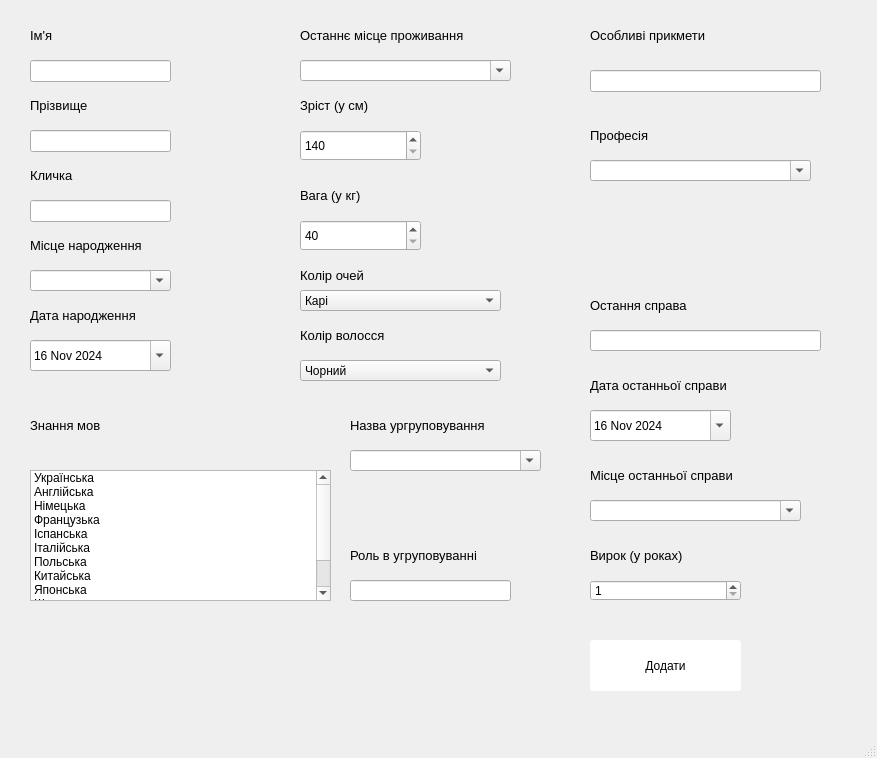
<?xml version="1.0" encoding="UTF-8"?>
<ui version="4.0">
 <class>MainWindow</class>
 <widget class="QMainWindow" name="MainWindow">
  <property name="geometry">
   <rect>
    <x>0</x>
    <y>0</y>
    <width>877</width>
    <height>758</height>
   </rect>
  </property>
  <property name="windowTitle">
   <string>Робота з записами злочинців</string>
  </property>
  <widget class="QWidget" name="centralwidget">
   <widget class="QDateEdit" name="dateEdit_2">
    <property name="geometry">
     <rect>
      <x>590</x>
      <y>410</y>
      <width>141</width>
      <height>31</height>
     </rect>
    </property>
    <property name="inputMethodHints">
     <set>Qt::ImhDate|Qt::ImhPreferNumbers</set>
    </property>
    <property name="calendarPopup">
     <bool>true</bool>
    </property>
    <property name="date">
     <date>
      <year>2024</year>
      <month>11</month>
      <day>16</day>
     </date>
    </property>
   </widget>
   <widget class="QLabel" name="label_5">
    <property name="geometry">
     <rect>
      <x>30</x>
      <y>300</y>
      <width>151</width>
      <height>31</height>
     </rect>
    </property>
    <property name="font">
     <font>
      <pointsize>10</pointsize>
     </font>
    </property>
    <property name="text">
     <string>Дата народження</string>
    </property>
   </widget>
   <widget class="QLabel" name="label_17">
    <property name="geometry">
     <rect>
      <x>30</x>
      <y>410</y>
      <width>211</width>
      <height>31</height>
     </rect>
    </property>
    <property name="font">
     <font>
      <pointsize>10</pointsize>
     </font>
    </property>
    <property name="text">
     <string>Знання мов</string>
    </property>
   </widget>
   <widget class="QLineEdit" name="lineEdit_8">
    <property name="geometry">
     <rect>
      <x>590</x>
      <y>330</y>
      <width>231</width>
      <height>21</height>
     </rect>
    </property>
   </widget>
   <widget class="QLineEdit" name="lineEdit_5">
    <property name="geometry">
     <rect>
      <x>30</x>
      <y>200</y>
      <width>141</width>
      <height>22</height>
     </rect>
    </property>
   </widget>
   <widget class="QLineEdit" name="lineEdit_3">
    <property name="geometry">
     <rect>
      <x>30</x>
      <y>60</y>
      <width>141</width>
      <height>22</height>
     </rect>
    </property>
    <property name="placeholderText">
     <string/>
    </property>
   </widget>
   <widget class="QComboBox" name="comboBox_2">
    <property name="geometry">
     <rect>
      <x>300</x>
      <y>290</y>
      <width>201</width>
      <height>21</height>
     </rect>
    </property>
    <property name="maxVisibleItems">
     <number>10</number>
    </property>
    <item>
     <property name="text">
      <string>Карі</string>
     </property>
    </item>
    <item>
     <property name="text">
      <string>Чорні</string>
     </property>
    </item>
    <item>
     <property name="text">
      <string>Сірі</string>
     </property>
    </item>
    <item>
     <property name="text">
      <string>Зелені</string>
     </property>
    </item>
    <item>
     <property name="text">
      <string>Блакитні</string>
     </property>
    </item>
    <item>
     <property name="text">
      <string>Бірюзові</string>
     </property>
    </item>
    <item>
     <property name="text">
      <string>Гетерохромія </string>
     </property>
    </item>
    <item>
     <property name="text">
      <string>Альбіно </string>
     </property>
    </item>
   </widget>
   <widget class="QLabel" name="label_16">
    <property name="geometry">
     <rect>
      <x>590</x>
      <y>460</y>
      <width>211</width>
      <height>31</height>
     </rect>
    </property>
    <property name="font">
     <font>
      <pointsize>10</pointsize>
     </font>
    </property>
    <property name="text">
     <string>Місце останньої справи</string>
    </property>
   </widget>
   <widget class="QListWidget" name="listWidget">
    <property name="geometry">
     <rect>
      <x>30</x>
      <y>470</y>
      <width>301</width>
      <height>131</height>
     </rect>
    </property>
    <property name="selectionMode">
     <enum>QAbstractItemView::MultiSelection</enum>
    </property>
    <item>
     <property name="text">
      <string>Українська</string>
     </property>
    </item>
    <item>
     <property name="text">
      <string>Англійська</string>
     </property>
    </item>
    <item>
     <property name="text">
      <string>Німецька</string>
     </property>
    </item>
    <item>
     <property name="text">
      <string>Французька</string>
     </property>
    </item>
    <item>
     <property name="text">
      <string>Іспанська</string>
     </property>
    </item>
    <item>
     <property name="text">
      <string>Італійська</string>
     </property>
    </item>
    <item>
     <property name="text">
      <string>Польська</string>
     </property>
    </item>
    <item>
     <property name="text">
      <string>Китайська</string>
     </property>
    </item>
    <item>
     <property name="text">
      <string>Японська</string>
     </property>
    </item>
    <item>
     <property name="text">
      <string>Шведська</string>
     </property>
    </item>
    <item>
     <property name="text">
      <string>Чеська</string>
     </property>
    </item>
    <item>
     <property name="text">
      <string>Португальська</string>
     </property>
    </item>
   </widget>
   <widget class="QSpinBox" name="spinBox_2">
    <property name="geometry">
     <rect>
      <x>300</x>
      <y>220</y>
      <width>121</width>
      <height>31</height>
     </rect>
    </property>
    <property name="minimum">
     <number>40</number>
    </property>
    <property name="maximum">
     <number>180</number>
    </property>
    <property name="value">
     <number>40</number>
    </property>
    <property name="displayIntegerBase">
     <number>10</number>
    </property>
   </widget>
   <widget class="QComboBox" name="comboBox">
    <property name="geometry">
     <rect>
      <x>300</x>
      <y>360</y>
      <width>201</width>
      <height>21</height>
     </rect>
    </property>
    <item>
     <property name="text">
      <string>Чорний</string>
     </property>
    </item>
    <item>
     <property name="text">
      <string>Лисий</string>
     </property>
    </item>
    <item>
     <property name="text">
      <string>Коричневий</string>
     </property>
    </item>
    <item>
     <property name="text">
      <string>Світло-коричневий
</string>
     </property>
    </item>
    <item>
     <property name="text">
      <string>Темно-коричневий</string>
     </property>
    </item>
    <item>
     <property name="text">
      <string>Шатен</string>
     </property>
    </item>
    <item>
     <property name="text">
      <string>Рудий</string>
     </property>
    </item>
    <item>
     <property name="text">
      <string>Блонд</string>
     </property>
    </item>
    <item>
     <property name="text">
      <string>Платиновий блонд
</string>
     </property>
    </item>
    <item>
     <property name="text">
      <string>Попелястий</string>
     </property>
    </item>
    <item>
     <property name="text">
      <string>Сивий</string>
     </property>
    </item>
    <item>
     <property name="text">
      <string>Каштановий</string>
     </property>
    </item>
    <item>
     <property name="text">
      <string>Фіолетовий</string>
     </property>
    </item>
    <item>
     <property name="text">
      <string>Синій</string>
     </property>
    </item>
    <item>
     <property name="text">
      <string>Зелений</string>
     </property>
    </item>
   </widget>
   <widget class="QComboBox" name="comboBox_6">
    <property name="geometry">
     <rect>
      <x>300</x>
      <y>60</y>
      <width>211</width>
      <height>21</height>
     </rect>
    </property>
    <property name="editable">
     <bool>true</bool>
    </property>
   </widget>
   <widget class="QDateEdit" name="dateEdit">
    <property name="geometry">
     <rect>
      <x>30</x>
      <y>340</y>
      <width>141</width>
      <height>31</height>
     </rect>
    </property>
    <property name="inputMethodHints">
     <set>Qt::ImhDate|Qt::ImhPreferNumbers</set>
    </property>
    <property name="calendarPopup">
     <bool>true</bool>
    </property>
    <property name="date">
     <date>
      <year>2024</year>
      <month>11</month>
      <day>16</day>
     </date>
    </property>
   </widget>
   <widget class="QLabel" name="label_7">
    <property name="geometry">
     <rect>
      <x>300</x>
      <y>90</y>
      <width>211</width>
      <height>31</height>
     </rect>
    </property>
    <property name="font">
     <font>
      <pointsize>10</pointsize>
     </font>
    </property>
    <property name="text">
     <string>Зріст (у см)</string>
    </property>
   </widget>
   <widget class="QComboBox" name="comboBox_11">
    <property name="geometry">
     <rect>
      <x>350</x>
      <y>450</y>
      <width>191</width>
      <height>21</height>
     </rect>
    </property>
    <property name="editable">
     <bool>true</bool>
    </property>
    <property name="currentText">
     <string/>
    </property>
    <property name="currentIndex">
     <number>-1</number>
    </property>
   </widget>
   <widget class="QLabel" name="label">
    <property name="geometry">
     <rect>
      <x>30</x>
      <y>20</y>
      <width>111</width>
      <height>31</height>
     </rect>
    </property>
    <property name="font">
     <font>
      <pointsize>10</pointsize>
     </font>
    </property>
    <property name="text">
     <string>Ім'я</string>
    </property>
   </widget>
   <widget class="QLineEdit" name="lineEdit_4">
    <property name="geometry">
     <rect>
      <x>30</x>
      <y>130</y>
      <width>141</width>
      <height>22</height>
     </rect>
    </property>
   </widget>
   <widget class="QComboBox" name="comboBox_13">
    <property name="geometry">
     <rect>
      <x>590</x>
      <y>160</y>
      <width>221</width>
      <height>21</height>
     </rect>
    </property>
    <property name="focusPolicy">
     <enum>Qt::WheelFocus</enum>
    </property>
    <property name="acceptDrops">
     <bool>false</bool>
    </property>
    <property name="editable">
     <bool>true</bool>
    </property>
   </widget>
   <widget class="QLabel" name="label_4">
    <property name="geometry">
     <rect>
      <x>30</x>
      <y>230</y>
      <width>151</width>
      <height>31</height>
     </rect>
    </property>
    <property name="font">
     <font>
      <pointsize>10</pointsize>
     </font>
    </property>
    <property name="text">
     <string>Місце народження</string>
    </property>
   </widget>
   <widget class="QSpinBox" name="spinBox">
    <property name="geometry">
     <rect>
      <x>300</x>
      <y>130</y>
      <width>121</width>
      <height>31</height>
     </rect>
    </property>
    <property name="minimum">
     <number>140</number>
    </property>
    <property name="maximum">
     <number>210</number>
    </property>
    <property name="displayIntegerBase">
     <number>10</number>
    </property>
   </widget>
   <widget class="QLabel" name="label_10">
    <property name="geometry">
     <rect>
      <x>300</x>
      <y>320</y>
      <width>211</width>
      <height>31</height>
     </rect>
    </property>
    <property name="font">
     <font>
      <pointsize>10</pointsize>
     </font>
    </property>
    <property name="text">
     <string>Колір волосся</string>
    </property>
   </widget>
   <widget class="QLabel" name="label_3">
    <property name="geometry">
     <rect>
      <x>30</x>
      <y>160</y>
      <width>111</width>
      <height>31</height>
     </rect>
    </property>
    <property name="font">
     <font>
      <pointsize>10</pointsize>
     </font>
    </property>
    <property name="text">
     <string>Кличка</string>
    </property>
   </widget>
   <widget class="QLabel" name="label_14">
    <property name="geometry">
     <rect>
      <x>590</x>
      <y>290</y>
      <width>211</width>
      <height>31</height>
     </rect>
    </property>
    <property name="font">
     <font>
      <pointsize>10</pointsize>
     </font>
    </property>
    <property name="text">
     <string>Остання справа</string>
    </property>
   </widget>
   <widget class="QLabel" name="label_13">
    <property name="geometry">
     <rect>
      <x>590</x>
      <y>120</y>
      <width>211</width>
      <height>31</height>
     </rect>
    </property>
    <property name="font">
     <font>
      <pointsize>10</pointsize>
     </font>
    </property>
    <property name="text">
     <string>Професія</string>
    </property>
   </widget>
   <widget class="QLabel" name="label_33">
    <property name="geometry">
     <rect>
      <x>350</x>
      <y>410</y>
      <width>181</width>
      <height>31</height>
     </rect>
    </property>
    <property name="font">
     <font>
      <pointsize>10</pointsize>
     </font>
    </property>
    <property name="text">
     <string>Назва ургруповування</string>
    </property>
   </widget>
   <widget class="QLabel" name="label_8">
    <property name="geometry">
     <rect>
      <x>300</x>
      <y>180</y>
      <width>211</width>
      <height>31</height>
     </rect>
    </property>
    <property name="font">
     <font>
      <pointsize>10</pointsize>
     </font>
    </property>
    <property name="text">
     <string>Вага (у кг)</string>
    </property>
   </widget>
   <widget class="QLabel" name="label_9">
    <property name="geometry">
     <rect>
      <x>300</x>
      <y>260</y>
      <width>211</width>
      <height>31</height>
     </rect>
    </property>
    <property name="font">
     <font>
      <pointsize>10</pointsize>
     </font>
    </property>
    <property name="text">
     <string>Колір очей</string>
    </property>
   </widget>
   <widget class="QLabel" name="label_2">
    <property name="geometry">
     <rect>
      <x>30</x>
      <y>90</y>
      <width>111</width>
      <height>31</height>
     </rect>
    </property>
    <property name="font">
     <font>
      <pointsize>10</pointsize>
     </font>
    </property>
    <property name="text">
     <string>Прізвище</string>
    </property>
   </widget>
   <widget class="QLineEdit" name="lineEdit_6">
    <property name="geometry">
     <rect>
      <x>590</x>
      <y>70</y>
      <width>231</width>
      <height>22</height>
     </rect>
    </property>
   </widget>
   <widget class="QLabel" name="label_15">
    <property name="geometry">
     <rect>
      <x>590</x>
      <y>370</y>
      <width>211</width>
      <height>31</height>
     </rect>
    </property>
    <property name="font">
     <font>
      <pointsize>10</pointsize>
     </font>
    </property>
    <property name="text">
     <string>Дата останньої справи</string>
    </property>
   </widget>
   <widget class="QLabel" name="label_6">
    <property name="geometry">
     <rect>
      <x>300</x>
      <y>20</y>
      <width>241</width>
      <height>31</height>
     </rect>
    </property>
    <property name="font">
     <font>
      <pointsize>10</pointsize>
     </font>
    </property>
    <property name="text">
     <string>Останнє місце проживання</string>
    </property>
   </widget>
   <widget class="QComboBox" name="comboBox_5">
    <property name="geometry">
     <rect>
      <x>30</x>
      <y>270</y>
      <width>141</width>
      <height>21</height>
     </rect>
    </property>
    <property name="editable">
     <bool>true</bool>
    </property>
   </widget>
   <widget class="QComboBox" name="comboBox_7">
    <property name="geometry">
     <rect>
      <x>590</x>
      <y>500</y>
      <width>211</width>
      <height>21</height>
     </rect>
    </property>
    <property name="editable">
     <bool>true</bool>
    </property>
   </widget>
   <widget class="QPushButton" name="pushButton">
    <property name="geometry">
     <rect>
      <x>590</x>
      <y>640</y>
      <width>151</width>
      <height>51</height>
     </rect>
    </property>
    <property name="styleSheet">
     <string notr="true">background-color: #ffffff;
border-radius: 3px;</string>
    </property>
    <property name="text">
     <string>Додати</string>
    </property>
   </widget>
   <widget class="QLabel" name="label_11">
    <property name="geometry">
     <rect>
      <x>590</x>
      <y>20</y>
      <width>211</width>
      <height>31</height>
     </rect>
    </property>
    <property name="font">
     <font>
      <pointsize>10</pointsize>
     </font>
    </property>
    <property name="text">
     <string>Особливі прикмети</string>
    </property>
   </widget>
   <widget class="QLabel" name="label_34">
    <property name="geometry">
     <rect>
      <x>350</x>
      <y>540</y>
      <width>181</width>
      <height>31</height>
     </rect>
    </property>
    <property name="font">
     <font>
      <pointsize>10</pointsize>
     </font>
    </property>
    <property name="text">
     <string>Роль в угруповуванні</string>
    </property>
   </widget>
   <widget class="QLineEdit" name="lineEdit">
    <property name="geometry">
     <rect>
      <x>350</x>
      <y>580</y>
      <width>161</width>
      <height>21</height>
     </rect>
    </property>
   </widget>
   <widget class="QLabel" name="label_35">
    <property name="geometry">
     <rect>
      <x>590</x>
      <y>540</y>
      <width>181</width>
      <height>31</height>
     </rect>
    </property>
    <property name="font">
     <font>
      <pointsize>10</pointsize>
     </font>
    </property>
    <property name="text">
     <string>Вирок (у роках)</string>
    </property>
   </widget>
   <widget class="QSpinBox" name="spinBox_3">
    <property name="geometry">
     <rect>
      <x>590</x>
      <y>580</y>
      <width>151</width>
      <height>21</height>
     </rect>
    </property>
    <property name="minimum">
     <number>1</number>
    </property>
    <property name="maximum">
     <number>25</number>
    </property>
   </widget>
  </widget>
  <widget class="QMenuBar" name="menubar">
   <property name="geometry">
    <rect>
     <x>0</x>
     <y>0</y>
     <width>877</width>
     <height>26</height>
    </rect>
   </property>
  </widget>
  <widget class="QStatusBar" name="statusbar"/>
 </widget>
 <resources/>
 <connections/>
</ui>
